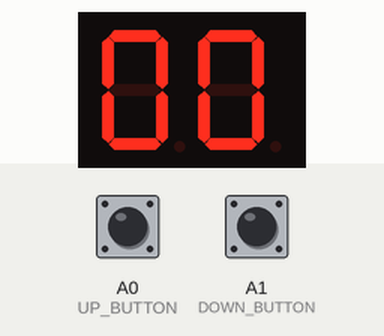
The sketch below on a simulated Arduino Uno, built with avr-gcc and run on an emulated ATmega328P. On the bench: 2-digit seven-segment display. Wiring (inferred from the names in the program): 2-digit 7-segment display, segments lit when HIGH: segments pin 13, pin 8, pin 4, pin 6, pin 7, pin 11, pin 3; digit selects pin 5, pin 9. The inputs (shaded band) are chosen by the test bench; at power-on: A0 (UP_BUTTON) HIGH, A1 (DOWN_BUTTON) HIGH. The segment pins are drawn as the display they are named for.

Above: at 1.2 s.
1.3 s: A0 (UP_BUTTON) pulled LOW for 0.15 s
At 2.5 s:
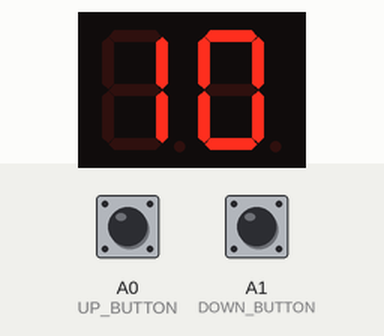
2.9 s: A0 (UP_BUTTON) pulled LOW for 1 s
At 3.7 s:
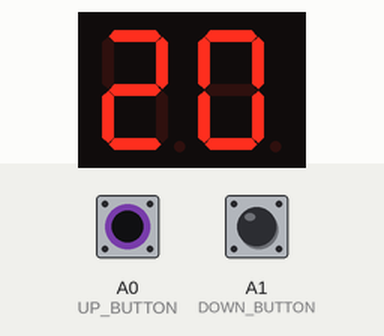
Timing chart, 0 to 5.9 s (numbered marks = the images above; inputs shaded):
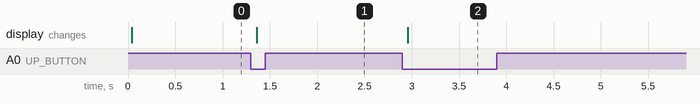

Measured:
- after the input at 1.3 s, the display: changes after 0.06 s (image 1)
- after the input at 2.9 s, the display: changes after 0.06 s (image 2)

The sketch:

count_upward.ino
```cpp
const int SEG_A = 13;
const int SEG_F = 11;
const int SEG_B = 8;
const int SEG_E = 7;
const int SEG_D = 6;
const int SEG_C = 4;
const int SEG_G = 3;

const int D1 = 5;
const int D2 = 9;

const int UP_BUTTON = A0;
const int DOWN_BUTTON = A1;

int x = 0;

void setup() {
  pinMode(SEG_A, OUTPUT);
  pinMode(SEG_B, OUTPUT);
  pinMode(SEG_C, OUTPUT);
  pinMode(SEG_D, OUTPUT);
  pinMode(SEG_E, OUTPUT);
  pinMode(SEG_F, OUTPUT);
  pinMode(SEG_G, OUTPUT);
  pinMode(D1, OUTPUT);
  pinMode(D2, OUTPUT);
  pinMode(UP_BUTTON, INPUT_PULLUP);
  pinMode(DOWN_BUTTON, INPUT_PULLUP);
  digitalWrite(D1, HIGH);
  digitalWrite(D2, HIGH);
}

void showNumber(int number) {
  if (number == 0) { digitalWrite(SEG_A, HIGH); digitalWrite(SEG_F, HIGH); digitalWrite(SEG_B, HIGH); digitalWrite(SEG_E, HIGH); digitalWrite(SEG_D, HIGH); digitalWrite(SEG_C, HIGH); digitalWrite(SEG_G, LOW); }
  if (number == 1) { digitalWrite(SEG_A, LOW); digitalWrite(SEG_F, LOW); digitalWrite(SEG_B, HIGH); digitalWrite(SEG_E, LOW); digitalWrite(SEG_D, LOW); digitalWrite(SEG_C, HIGH); digitalWrite(SEG_G, LOW); }
  if (number == 2) { digitalWrite(SEG_A, HIGH); digitalWrite(SEG_F, LOW); digitalWrite(SEG_B, HIGH); digitalWrite(SEG_E, HIGH); digitalWrite(SEG_D, HIGH); digitalWrite(SEG_C, LOW); digitalWrite(SEG_G, HIGH); }
  if (number == 3) { digitalWrite(SEG_A, HIGH); digitalWrite(SEG_F, LOW); digitalWrite(SEG_B, HIGH); digitalWrite(SEG_E, LOW); digitalWrite(SEG_D, HIGH); digitalWrite(SEG_C, HIGH); digitalWrite(SEG_G, HIGH); }
  if (number == 4) { digitalWrite(SEG_A, LOW); digitalWrite(SEG_F, HIGH); digitalWrite(SEG_B, HIGH); digitalWrite(SEG_E, LOW); digitalWrite(SEG_D, LOW); digitalWrite(SEG_C, HIGH); digitalWrite(SEG_G, HIGH); }
  if (number == 5) { digitalWrite(SEG_A, HIGH); digitalWrite(SEG_F, HIGH); digitalWrite(SEG_B, LOW); digitalWrite(SEG_E, LOW); digitalWrite(SEG_D, HIGH); digitalWrite(SEG_C, HIGH); digitalWrite(SEG_G, HIGH); }
  if (number == 6) { digitalWrite(SEG_A, HIGH); digitalWrite(SEG_F, HIGH); digitalWrite(SEG_B, LOW); digitalWrite(SEG_E, HIGH); digitalWrite(SEG_D, HIGH); digitalWrite(SEG_C, HIGH); digitalWrite(SEG_G, HIGH); }
  if (number == 7) { digitalWrite(SEG_A, HIGH); digitalWrite(SEG_F, LOW); digitalWrite(SEG_B, HIGH); digitalWrite(SEG_E, LOW); digitalWrite(SEG_D, LOW); digitalWrite(SEG_C, HIGH); digitalWrite(SEG_G, LOW); }
  if (number == 8) { digitalWrite(SEG_A, HIGH); digitalWrite(SEG_F, HIGH); digitalWrite(SEG_B, HIGH); digitalWrite(SEG_E, HIGH); digitalWrite(SEG_D, HIGH); digitalWrite(SEG_C, HIGH); digitalWrite(SEG_G, HIGH); }
  if (number == 9) { digitalWrite(SEG_A, HIGH); digitalWrite(SEG_F, HIGH); digitalWrite(SEG_B, HIGH); digitalWrite(SEG_E, LOW); digitalWrite(SEG_D, HIGH); digitalWrite(SEG_C, HIGH); digitalWrite(SEG_G, HIGH); }
}

void turnBothDigitsOff() {
  digitalWrite(D1, HIGH);
  digitalWrite(D2, HIGH);
}

void showDigit(int digitPin, int number) {
  turnBothDigitsOff();
  delayMicroseconds(100);
  showNumber(number);
  digitalWrite(digitPin, LOW);
  delay(3);
  digitalWrite(digitPin, HIGH);
}

void showTwoDigitNumber(int number) {
  int ones = number % 10;
  int tens = number / 10;
  showDigit(D1, ones);
  showDigit(D2, tens);
}

void displayNumberFor(int number, int duration) {
  unsigned long startTime = millis();
  while (millis() - startTime < duration) {
    showTwoDigitNumber(number);
  }
}

void waitForRelease(int buttonPin) {
  while (digitalRead(buttonPin) == LOW) {
    showTwoDigitNumber(x);
  }
  delay(30);
}

void loop() {
  showTwoDigitNumber(x);

  if (digitalRead(UP_BUTTON) == LOW) {
    delay(30);
    if (digitalRead(UP_BUTTON) == LOW) {
      x += 1;
      if (x > 99) {
        x = 0;
      }
      waitForRelease(UP_BUTTON);
    }
  }

  else if (digitalRead(DOWN_BUTTON) == LOW) {
    delay(30);
    if (digitalRead(DOWN_BUTTON) == LOW) {
      waitForRelease(DOWN_BUTTON);
      while (x > 0) {
        displayNumberFor(x, 500);
        x -= 1;
      }
      displayNumberFor(0, 500);
    }
  }
}
```
